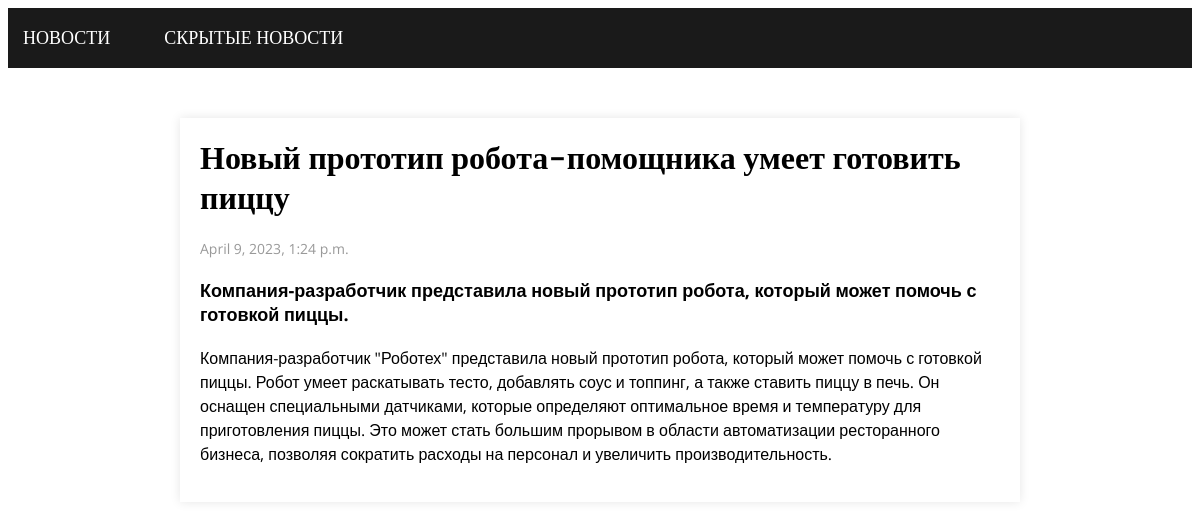
Page /24/ on the committed database.
### news/models.py (models this page shows, shortened)
class News(models.Model):
    title = models.CharField(max_length=255)
    url = models.URLField()
    description = models.CharField(max_length=255)
    text = models.TextField()
    pub_date = models.DateTimeField(auto_now_add=True)
    is_displayed = models.BooleanField(default=True)

### news/views.py (the view)
# urls.py: path('<int:pk>/', views.news_detail, name='news_detail'),
def news_detail(request, pk):
    news = get_object_or_404(News, pk=pk)
    context = {'news': news}
    return render(request, 'news_detail.html', context)

### news/templates/news_detail.html (shortened to what this page needs)
{% extends 'base.html' %}
{% load static %}
{% block content %}
  <link rel="stylesheet" type="text/css" href="{% static 'css/news_detail.css' %}"/>
  <div class="news-article">
    <h1 class="article-title">{{ news.title }}</h1>
    <p class="article-date">{{ news.pub_date }}</p>
    <p class="article-description">{{ news.description }}</p>
    <p class="article-text">{{ news.text }}</p>
  </div>
{% endblock %}

### static/css/news_detail.css (style rules this page uses)
.news-article { max-width: 800px; margin: 0 auto; padding: 20px; background-color: #fff; box-shadow: 0 0 10px rgba(0,0,0,0.1); font-family: 'Open Sans', sans-serif; }
.article-title { font-size: 32px; font-weight: bold; margin-top: 0; font-family: 'Merriweather', serif; }
.article-date { color: #999; font-size: 14px; margin-bottom: 20px; }
.article-description { font-size: 18px; font-weight: bold; margin-top: 20px; }
.article-text { font-size: 16px; line-height: 1.5; margin-top: 20px; }

### rows in the picture
News: title "Новый прототип робота-помощника умеет готовить пиццу", pub_date "April 9, 2023, 1:24 p.m.", description "Компания-разработчик представила новый прототип робота, который может помочь с готовкой пиццы.", text "Компания-разработчик \"Роботех\" представила новый прототип робота, который может помочь с готовкой пиццы. Робот умеет раскатывать тесто, добавлять соус и топпинг, а также ставить пиццу в печь. Он оснащен специальными датчиками, которые определяют оптимальное время и температуру для приготовления пиццы. Это может стать большим прорывом в области автоматизации ресторанного бизнеса, позволяя сократить расходы на персонал и увеличить производительность."
